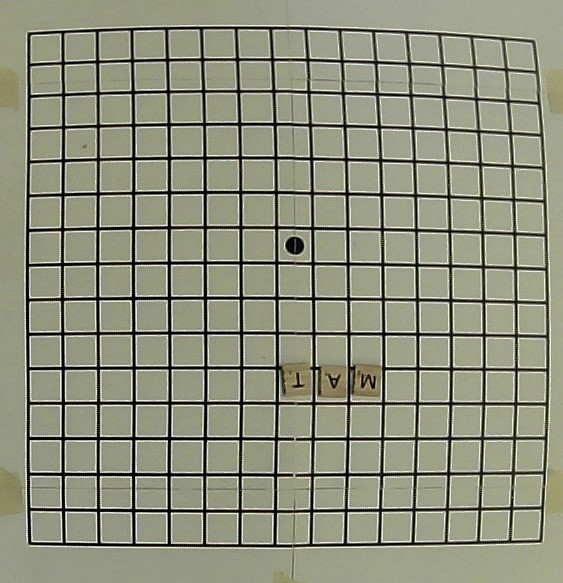
#> input picture scrabbleCV/images/scrabbleBoardPi.jpg, 563 x 583 px
$ python py_calibration.py
#> lines starting #> are read from the running program, lines starting #| are printed output that depends on the picture
import numpy as np
import cv2 as cv
import glob
import os

# termination criteria
criteria = (cv.TERM_CRITERIA_EPS + cv.TERM_CRITERIA_MAX_ITER, 30, 0.001)

# Arrays to store object points and image points from all the images.
objpoints = [] # 3d point in real world space
imgpoints = [] # 2d points in image plane.

img = cv.imread( os.path.dirname(os.path.realpath(__file__)) + '/images/scrabbleBoardPi.jpg')
#> img is the input picture: shape (583, 563, 3); mean B, G, R 125.1, 144.7, 142.3
gray = cv.cvtColor(img, cv.COLOR_BGR2GRAY)
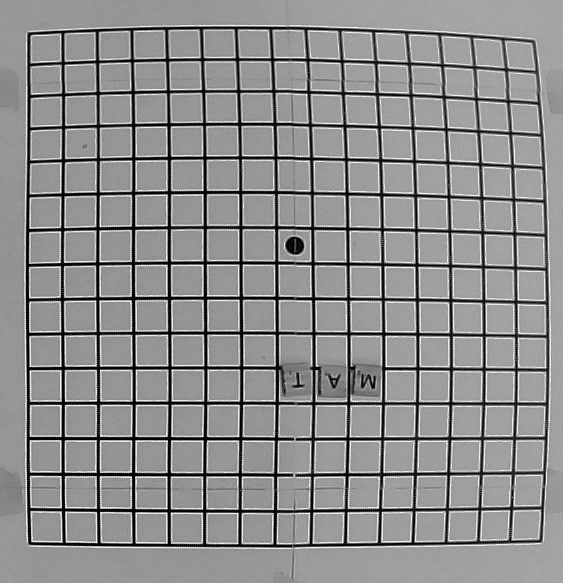
#> gray: shape (583, 563); min 0, max 253, mean 141.8
# Find the chess board corners
ret, corners = cv.findChessboardCorners(gray, (7,6), None)
#> ret = False; corners = None
# If found, add object points, image points (after refining them)
if ret == True:
    objpoints.append(objp)
    corners2 = cv.cornerSubPix(gray,corners, (11,11), (-1,-1), criteria)
    imgpoints.append(corners)
    # Draw and display the corners
    cv.drawChessboardCorners(img, (7,6), corners2, ret)
    cv.imshow('img', img)
    cv.waitKey(0)

cv.imshow('img', img)
cv.waitKey(0)

cv.destroyAllWindows()

$ run again, with scrabbleCV/images/board1.jpg copied over scrabbleCV/images/scrabbleBoardPi.jpg
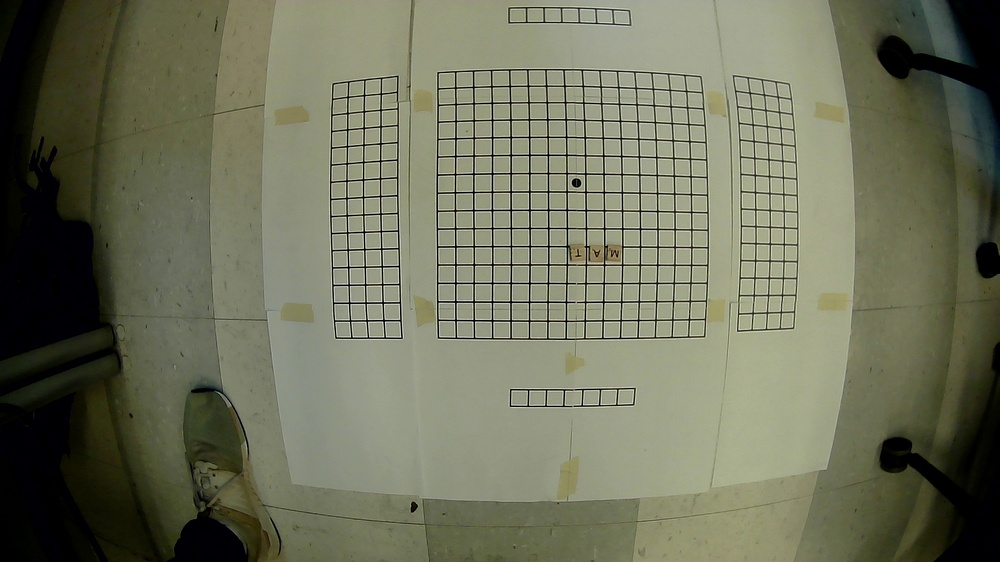
#> input picture scrabbleCV/images/board1.jpg, 1000 x 562 px, shrunk from 1920 x 1080 before the run
#> img is the input picture: shape (562, 1000, 3); mean B, G, R 90.9, 112.8, 110.2
#> `gray = cv.cvtColor(img, cv.COLOR_BGR2GRAY)`:
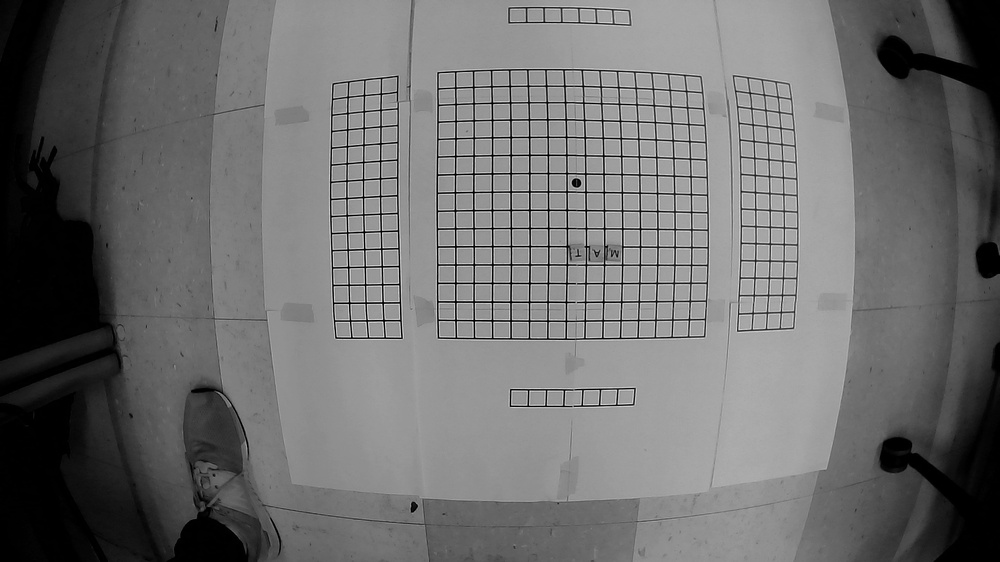
#> gray: shape (562, 1000); min 0, max 243, mean 109.6
#> ret = False; corners = None

$ run again, with scrabbleCV/images/board2.jpg copied over scrabbleCV/images/scrabbleBoardPi.jpg
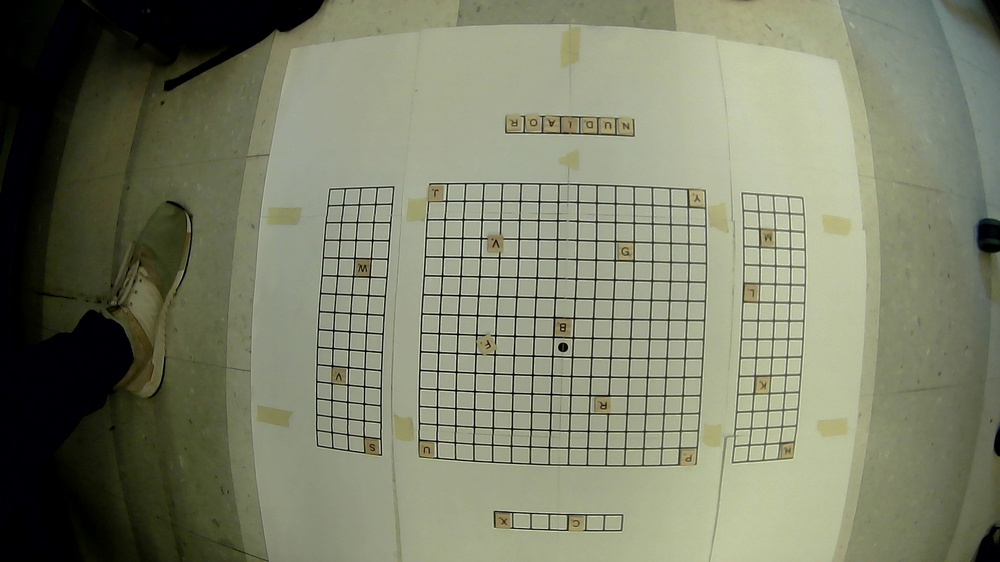
#> input picture scrabbleCV/images/board2.jpg, 1000 x 562 px, shrunk from 1920 x 1080 before the run
#> img is the input picture: shape (562, 1000, 3); mean B, G, R 105, 127.3, 123.5
#> `gray = cv.cvtColor(img, cv.COLOR_BGR2GRAY)`:
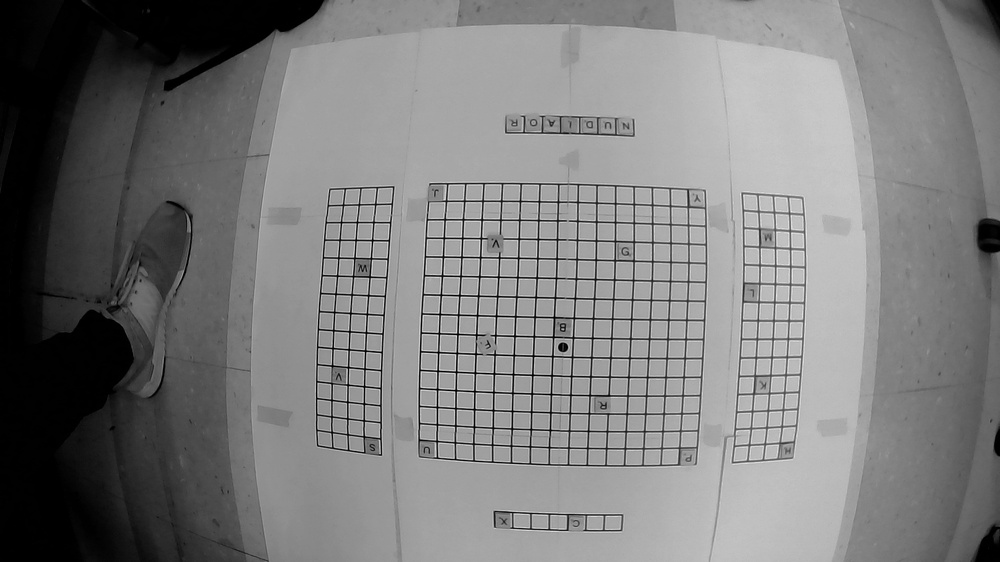
#> gray: shape (562, 1000); min 0, max 243, mean 123.6
#> ret = False; corners = None
